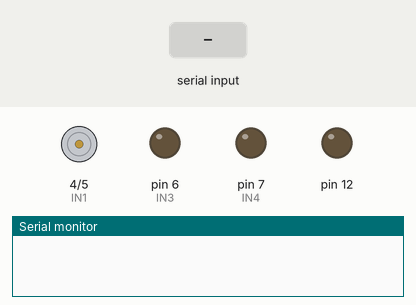
Bench run of a sketch on a simulated Arduino Uno, built with avr-gcc and run on an emulated ATmega328P. Parts: motor-driver pin pairs drawn as motors (green arrow = first pin HIGH = forward, orange = second pin HIGH = backward, longer = more drive), output pins drawn as LEDs (lit = HIGH), the last lines printed to the serial monitor. The test bench sets the inputs (shaded band).

Above: at 1.2 s.
1.3 s: "ligar\n" received over Serial
At 2.5 s:
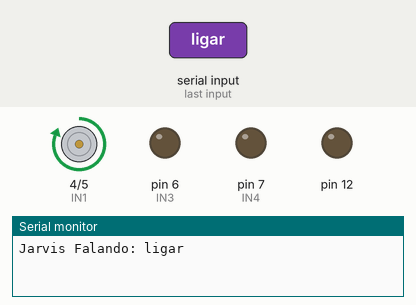
2.8 s: byte 10 ('\n') received over Serial
Timing chart, 0 to 5.8 s (numbered marks = the images above; inputs shaded):
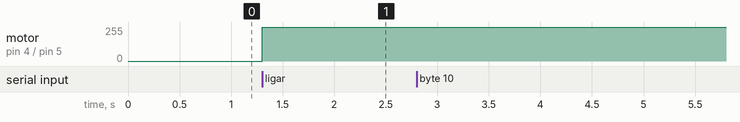

Measured:
- after the input at 1.3 s, motor on pin 4 (IN1) / pin 5 (IN2): stopped → forward 255/255 at once

The sketch:

JuncaoFlipflopeIntegrar01.ino
```cpp
String inputString = "";
bool stringComplete = false;

//Definicoes pinos Arduino ligados a entrada da Ponte H
int IN1 = 4;
int IN2 = 5;
int IN3 = 6;
int IN4 = 7;

void setup() {
  // inicia o serial:
  Serial.begin(115200);
  // reserva 200 bytes pra inputString:
  inputString.reserve(200);

  pinMode(IN1, OUTPUT);
  pinMode(IN2, OUTPUT);
  pinMode(IN3, OUTPUT);
  pinMode(IN4, OUTPUT);
}

void loop() {
  // imprime a string nova quando chega:
  if (stringComplete) {
    Serial.print("Jarvis Falando: ");
    Serial.print(inputString);
    // limpa a string:
    if(inputString.startsWith("ligar")){
      digitalWrite(IN1, !digitalRead(IN1));// toggle
      pinMode (12, OUTPUT);
    }
    inputString = "";
    stringComplete = false;
  }
}


void serialEvent() {
  while (Serial.available()) {

    char inChar = (char)Serial.read();

    inputString += inChar;

    if (inChar == '\n') {
      stringComplete = true;
    }
  }
}
```
